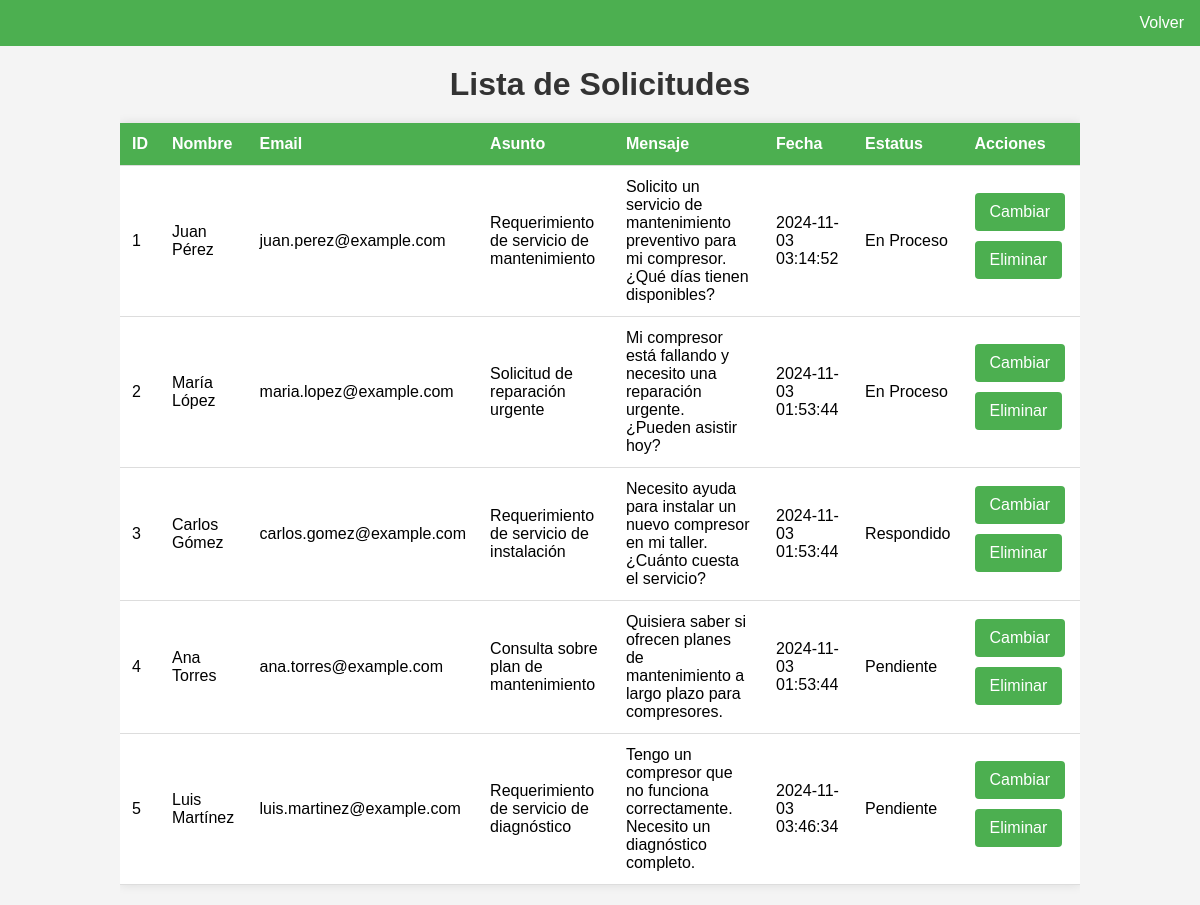
/proveedor/contactos_admin.php, run on the app's committed database.
### tables this page shows
CREATE TABLE `contactos` (
  `id` int(6) NOT NULL,
  `nombre` varchar(100) DEFAULT NULL,
  `email` varchar(100) DEFAULT NULL,
  `asunto` varchar(255) DEFAULT NULL,
  `mensaje` text DEFAULT NULL,
  `fecha` timestamp NOT NULL DEFAULT current_timestamp(),
  `estatus` enum('Respondido','En Proceso','Pendiente') DEFAULT NULL
);

### proveedor/conexion.php (called while the page is built, shortened)
<?php
$host = "localhost";
$usuario = "root";
$password = "";
$base_de_datos = "compresores_bd";
$conn = new mysqli($host, $usuario, $password, $base_de_datos);
$sql = "SELECT * FROM contactos";
$result = $conn->query($sql);
if ($result->num_rows > 0) {
    return $result;
} else {
    return null;
}
?>

### proveedor/contactos_admin.php (the view, shortened to what this page needs)
<?php
$result = include('conexion.php');
?>
<!DOCTYPE html>
<html lang="es">
<head>
</head>
<body>
    <div class="nav">
        <a href="admin_dashboard.php">Volver</a>
    </div>
    <div class="container">
        <h1>Lista de Solicitudes</h1>
        <table class="contact-table">
            <thead>
                <tr>
                    <th>ID</th>
                    <th>Nombre</th>
                    <th>Email</th>
                    <th>Asunto</th>
                    <th>Mensaje</th>
                    <th>Fecha</th>
                    <th>Estatus</th>
                    <th>Acciones</th>
                </tr>
            </thead>
            <tbody>
                <?php
                if ($result && $result->num_rows > 0) {
                    while ($row = $result->fetch_assoc()) {
                        echo "<tr>
                                <td>" . $row['id'] . "</td>
                                <td>" . htmlspecialchars($row['nombre']) . "</td>
                                <td>" . htmlspecialchars($row['email']) . "</td>
                                <td>" . htmlspecialchars($row['asunto']) . "</td>
                                <td>" . htmlspecialchars($row['mensaje']) . "</td>
                                <td>" . $row['fecha'] . "</td>
                                <td>" . htmlspecialchars($row['estatus']) . "</td>
                                <td>
                                    <a class='btn' href='editar.php?id=" . $row['id'] . "'>Cambiar</a>
                                    <a class='btn' href='eliminar.php?id=" . $row['id'] . "'>Eliminar</a>
                                </td>
                              </tr>";
                    }
                } else {
                    echo "<tr><td colspan='8'>No hay contactos disponibles.</td></tr>";
                }
                ?>
            </tbody>
        </table>
    </div>
</body>
</html>

### proveedor/contactos_admin.php (style rules this page uses)
body { font-family: Arial, sans-serif; margin: 0; padding: 0; background-color: #f4f4f4; }
.container { width: 80%; margin: auto; overflow: hidden; }
h1 { text-align: center; margin: 20px 0; color: #333; }
.nav { background-color: #4CAF50; overflow: hidden; }
.nav a { float: right; display: block; color: white; text-align: center; padding: 14px 16px; text-decoration: none; }
.contact-table { width: 100%; border-collapse: collapse; margin: 20px 0; background: #fff; box-shadow: 0 0 10px rgba(0, 0, 0, 0.1); }
.contact-table th, .contact-table td { padding: 12px; text-align: left; border-bottom: 1px solid #ddd; }
.contact-table th { background-color: #4CAF50; color: white; }
.btn { display: inline-block; background-color: #4CAF50; color: white; padding: 10px 15px; border-radius: 4px; text-decoration: none; margin-bottom: 10px; transition: background-color 0.3s; }

### data on the page
contactos: id "1", nombre "Juan Pérez", email "juan.perez@example.com", asunto "Requerimiento de servicio de mantenimiento", mensaje "Solicito un servicio de mantenimiento preventivo para mi compresor. ¿Qué días tienen disponibles?", fecha "2024-11-03 03:14:52", estatus "En Proceso"
contactos: id "2", nombre "María López", email "maria.lopez@example.com", asunto "Solicitud de reparación urgente", mensaje "Mi compresor está fallando y necesito una reparación urgente. ¿Pueden asistir hoy?", fecha "2024-11-03 01:53:44", estatus "En Proceso"
contactos: id "3", nombre "Carlos Gómez", email "carlos.gomez@example.com", asunto "Requerimiento de servicio de instalación", mensaje "Necesito ayuda para instalar un nuevo compresor en mi taller. ¿Cuánto cuesta el servicio?", fecha "2024-11-03 01:53:44", estatus "Respondido"
contactos: id "4", nombre "Ana Torres", email "ana.torres@example.com", asunto "Consulta sobre plan de mantenimiento", mensaje "Quisiera saber si ofrecen planes de mantenimiento a largo plazo para compresores.", fecha "2024-11-03 01:53:44", estatus "Pendiente"
contactos: id "5", nombre "Luis Martínez", email "luis.martinez@example.com", asunto "Requerimiento de servicio de diagnóstico", mensaje "Tengo un compresor que no funciona correctamente. Necesito un diagnóstico completo.", fecha "2024-11-03 03:46:34", estatus "Pendiente"
